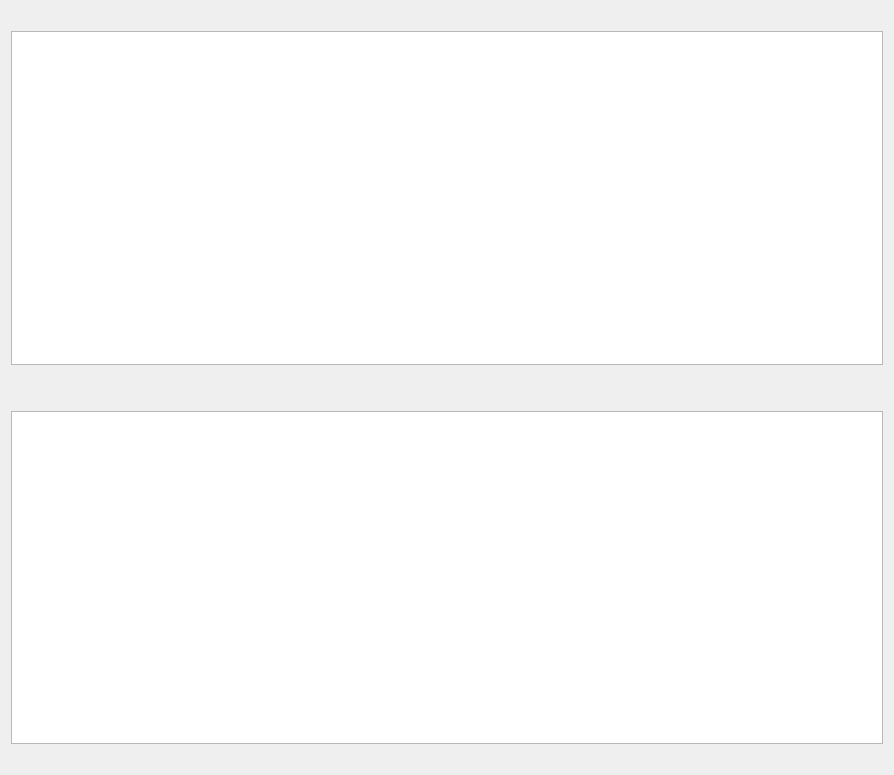
<?xml version="1.0" encoding="UTF-8"?>
<ui version="4.0">
 <class>Form</class>
 <widget class="QWidget" name="Form">
  <property name="geometry">
   <rect>
    <x>0</x>
    <y>0</y>
    <width>894</width>
    <height>775</height>
   </rect>
  </property>
  <property name="windowTitle">
   <string>Form</string>
  </property>
  <layout class="QVBoxLayout" name="verticalLayout">
   <item>
    <layout class="QVBoxLayout" name="verticalLayout_2">
     <item>
      <widget class="QLabel" name="lblMetrologyTitle">
       <property name="font">
        <font>
         <bold>true</bold>
        </font>
       </property>
       <property name="text">
        <string/>
       </property>
       <property name="alignment">
        <set>Qt::AlignCenter</set>
       </property>
      </widget>
     </item>
     <item>
      <widget class="QGraphicsView" name="metrologyView"/>
     </item>
     <item>
      <widget class="QLabel" name="lblSeleneSelection">
       <property name="text">
        <string/>
       </property>
      </widget>
     </item>
     <item>
      <widget class="QLabel" name="lblRobotTitle">
       <property name="font">
        <font>
         <bold>true</bold>
        </font>
       </property>
       <property name="text">
        <string/>
       </property>
       <property name="alignment">
        <set>Qt::AlignCenter</set>
       </property>
      </widget>
     </item>
     <item>
      <widget class="QGraphicsView" name="robotView"/>
     </item>
     <item>
      <widget class="QLabel" name="lblRobotSelection">
       <property name="text">
        <string/>
       </property>
      </widget>
     </item>
    </layout>
   </item>
  </layout>
 </widget>
 <resources/>
 <connections/>
</ui>
